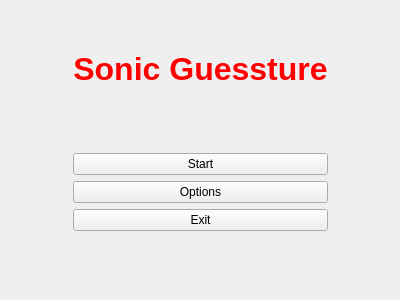
<?xml version="1.0" encoding="UTF-8"?>
<ui version="4.0">
 <class>WMainMenu</class>
 <widget class="QWidget" name="WMainMenu">
  <property name="geometry">
   <rect>
    <x>0</x>
    <y>0</y>
    <width>400</width>
    <height>300</height>
   </rect>
  </property>
  <property name="sizePolicy">
   <sizepolicy hsizetype="Expanding" vsizetype="Expanding">
    <horstretch>0</horstretch>
    <verstretch>0</verstretch>
   </sizepolicy>
  </property>
  <property name="windowTitle">
   <string>Form</string>
  </property>
  <layout class="QGridLayout" name="gridLayout">
   <item row="0" column="0">
    <layout class="QHBoxLayout" name="horizontalLayout">
     <property name="sizeConstraint">
      <enum>QLayout::SetDefaultConstraint</enum>
     </property>
     <item>
      <spacer name="horizontalSpacer">
       <property name="orientation">
        <enum>Qt::Horizontal</enum>
       </property>
       <property name="sizeHint" stdset="0">
        <size>
         <width>40</width>
         <height>20</height>
        </size>
       </property>
      </spacer>
     </item>
     <item>
      <layout class="QVBoxLayout" name="verticalLayout">
       <item>
        <spacer name="verticalSpacer_2">
         <property name="orientation">
          <enum>Qt::Vertical</enum>
         </property>
         <property name="sizeType">
          <enum>QSizePolicy::Fixed</enum>
         </property>
         <property name="sizeHint" stdset="0">
          <size>
           <width>20</width>
           <height>40</height>
          </size>
         </property>
        </spacer>
       </item>
       <item>
        <widget class="QLabel" name="title">
         <property name="palette">
          <palette>
           <active>
            <colorrole role="WindowText">
             <brush brushstyle="SolidPattern">
              <color alpha="255">
               <red>255</red>
               <green>0</green>
               <blue>0</blue>
              </color>
             </brush>
            </colorrole>
            <colorrole role="Text">
             <brush brushstyle="SolidPattern">
              <color alpha="255">
               <red>255</red>
               <green>0</green>
               <blue>0</blue>
              </color>
             </brush>
            </colorrole>
            <colorrole role="ButtonText">
             <brush brushstyle="SolidPattern">
              <color alpha="255">
               <red>255</red>
               <green>0</green>
               <blue>0</blue>
              </color>
             </brush>
            </colorrole>
            <colorrole role="Base">
             <brush brushstyle="SolidPattern">
              <color alpha="255">
               <red>255</red>
               <green>255</green>
               <blue>255</blue>
              </color>
             </brush>
            </colorrole>
            <colorrole role="Window">
             <brush brushstyle="SolidPattern">
              <color alpha="255">
               <red>204</red>
               <green>204</green>
               <blue>204</blue>
              </color>
             </brush>
            </colorrole>
           </active>
           <inactive>
            <colorrole role="WindowText">
             <brush brushstyle="SolidPattern">
              <color alpha="255">
               <red>255</red>
               <green>0</green>
               <blue>0</blue>
              </color>
             </brush>
            </colorrole>
            <colorrole role="Text">
             <brush brushstyle="SolidPattern">
              <color alpha="255">
               <red>255</red>
               <green>0</green>
               <blue>0</blue>
              </color>
             </brush>
            </colorrole>
            <colorrole role="ButtonText">
             <brush brushstyle="SolidPattern">
              <color alpha="255">
               <red>255</red>
               <green>0</green>
               <blue>0</blue>
              </color>
             </brush>
            </colorrole>
            <colorrole role="Base">
             <brush brushstyle="SolidPattern">
              <color alpha="255">
               <red>255</red>
               <green>255</green>
               <blue>255</blue>
              </color>
             </brush>
            </colorrole>
            <colorrole role="Window">
             <brush brushstyle="SolidPattern">
              <color alpha="255">
               <red>204</red>
               <green>204</green>
               <blue>204</blue>
              </color>
             </brush>
            </colorrole>
           </inactive>
           <disabled>
            <colorrole role="WindowText">
             <brush brushstyle="SolidPattern">
              <color alpha="255">
               <red>255</red>
               <green>0</green>
               <blue>0</blue>
              </color>
             </brush>
            </colorrole>
            <colorrole role="Text">
             <brush brushstyle="SolidPattern">
              <color alpha="255">
               <red>255</red>
               <green>0</green>
               <blue>0</blue>
              </color>
             </brush>
            </colorrole>
            <colorrole role="ButtonText">
             <brush brushstyle="SolidPattern">
              <color alpha="255">
               <red>255</red>
               <green>0</green>
               <blue>0</blue>
              </color>
             </brush>
            </colorrole>
            <colorrole role="Base">
             <brush brushstyle="SolidPattern">
              <color alpha="255">
               <red>204</red>
               <green>204</green>
               <blue>204</blue>
              </color>
             </brush>
            </colorrole>
            <colorrole role="Window">
             <brush brushstyle="SolidPattern">
              <color alpha="255">
               <red>204</red>
               <green>204</green>
               <blue>204</blue>
              </color>
             </brush>
            </colorrole>
           </disabled>
          </palette>
         </property>
         <property name="font">
          <font>
           <pointsize>28</pointsize>
           <weight>75</weight>
           <bold>true</bold>
          </font>
         </property>
         <property name="styleSheet">
          <string notr="true">color: red;</string>
         </property>
         <property name="text">
          <string>&lt;html&gt;&lt;head/&gt;&lt;body&gt;&lt;p align=&quot;center&quot;&gt;&lt;span style=&quot; font-size:24pt;&quot;&gt;Sonic Guessture&lt;/span&gt;&lt;/p&gt;&lt;/body&gt;&lt;/html&gt;</string>
         </property>
        </widget>
       </item>
       <item>
        <spacer name="verticalSpacer_3">
         <property name="orientation">
          <enum>Qt::Vertical</enum>
         </property>
         <property name="sizeHint" stdset="0">
          <size>
           <width>20</width>
           <height>40</height>
          </size>
         </property>
        </spacer>
       </item>
       <item>
        <widget class="QPushButton" name="butMainStart">
         <property name="minimumSize">
          <size>
           <width>200</width>
           <height>0</height>
          </size>
         </property>
         <property name="text">
          <string>Start</string>
         </property>
        </widget>
       </item>
       <item>
        <widget class="QPushButton" name="butMainOptions">
         <property name="minimumSize">
          <size>
           <width>200</width>
           <height>0</height>
          </size>
         </property>
         <property name="text">
          <string>Options</string>
         </property>
        </widget>
       </item>
       <item>
        <widget class="QPushButton" name="butMainExit">
         <property name="minimumSize">
          <size>
           <width>200</width>
           <height>0</height>
          </size>
         </property>
         <property name="text">
          <string>Exit</string>
         </property>
        </widget>
       </item>
       <item>
        <spacer name="verticalSpacer">
         <property name="orientation">
          <enum>Qt::Vertical</enum>
         </property>
         <property name="sizeHint" stdset="0">
          <size>
           <width>20</width>
           <height>40</height>
          </size>
         </property>
        </spacer>
       </item>
      </layout>
     </item>
     <item>
      <spacer name="horizontalSpacer_2">
       <property name="orientation">
        <enum>Qt::Horizontal</enum>
       </property>
       <property name="sizeHint" stdset="0">
        <size>
         <width>40</width>
         <height>20</height>
        </size>
       </property>
      </spacer>
     </item>
    </layout>
   </item>
  </layout>
 </widget>
 <resources/>
 <connections/>
</ui>
